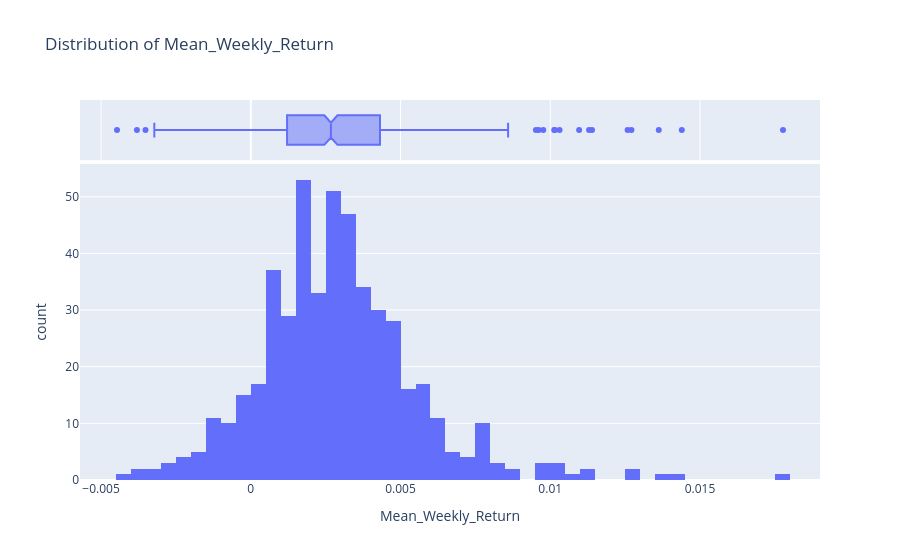
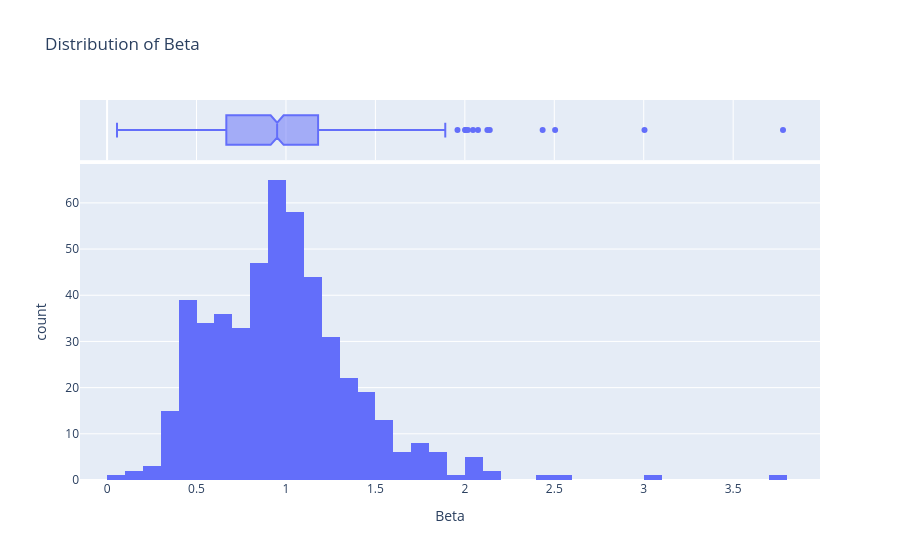
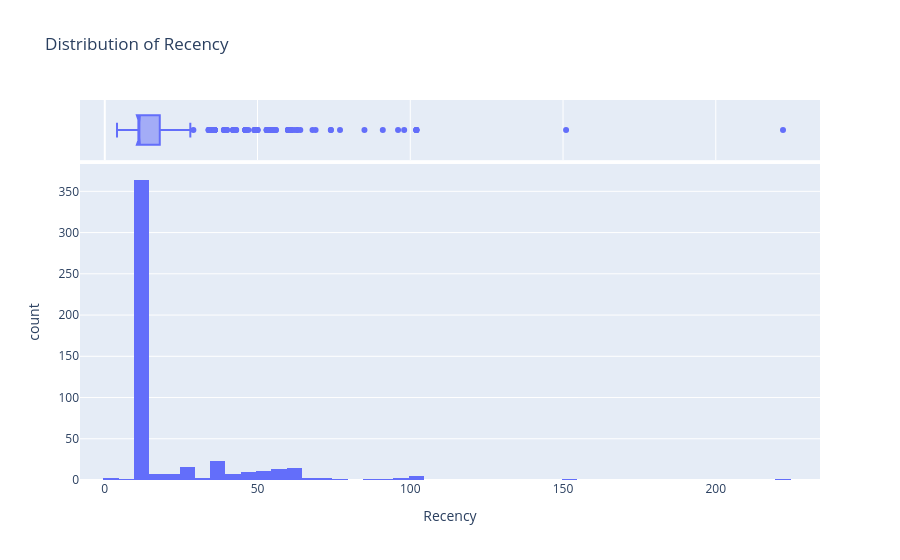
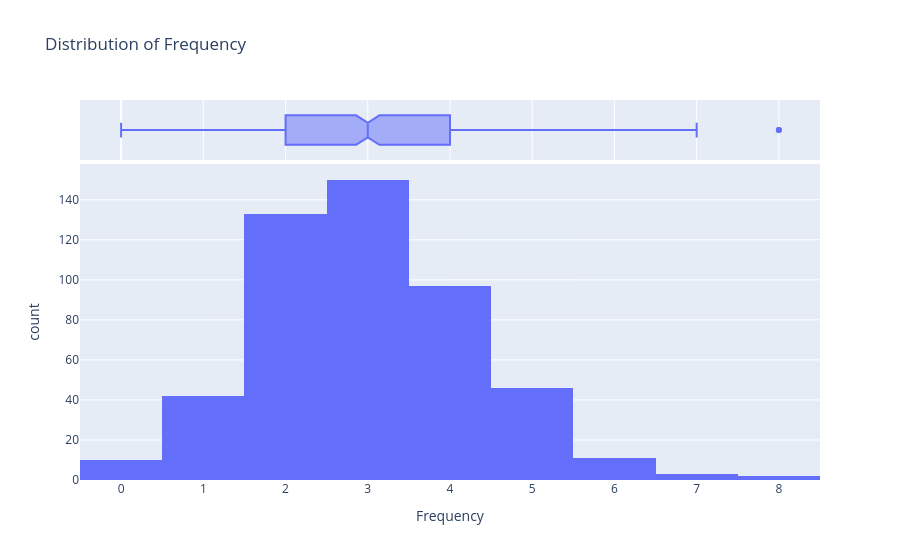

The cell these charts' notebook holds for them, in order:
### Code cell
for col in ["Mean_Weekly_Return", "Beta", "Recency", "Frequency", "Monetary"]:
    fig = px.histogram(full, x=col, marginal="box", title=f"Distribution of {col}")
    fig.write_image(constants.FIGURES_DIR / f"{col}_distribution.png")
    fig.show()

full[["Mean_Weekly_Return", "Beta", "Recency", "Frequency", "Monetary"]].skew().round(2)

### Figure 1 — Plotly figure (JSON) as saved in the notebook; plotly's stock layout.template omitted (floating-point values rounded to 4 significant figures; data arrays with more than 128 entries replaced by an {"elided": "..."} marker saying what was removed)
{"data": [{"bingroup": "x", "hovertemplate": "Mean_Weekly_Return=%{x}<br>count=%{y}<extra></extra>", "legendgroup": "", "marker": {"color": "#636efa", "pattern": {"shape": ""}}, "name": "", "orientation": "v", "showlegend": false, "type": "histogram", "x": {"elided": "494 float values"}, "xaxis": "x", "yaxis": "y"}, {"hovertemplate": "Mean_Weekly_Return=%{x}<extra></extra>", "legendgroup": "", "marker": {"color": "#636efa"}, "name": "", "notched": true, "showlegend": false, "type": "box", "x": {"elided": "494 float values"}, "xaxis": "x2", "yaxis": "y2"}], "layout": {"barmode": "relative", "legend": {"tracegroupgap": 0}, "title": {"text": "Distribution of Mean_Weekly_Return"}, "xaxis": {"anchor": "y", "domain": [0, 1], "title": {"text": "Mean_Weekly_Return"}}, "xaxis2": {"anchor": "y2", "domain": [0, 1], "matches": "x", "showgrid": true, "showticklabels": false}, "yaxis": {"anchor": "x", "domain": [0, 0.8316], "title": {"text": "count"}}, "yaxis2": {"anchor": "x2", "domain": [0.8416, 1], "matches": "y2", "showgrid": false, "showline": false, "showticklabels": false, "ticks": ""}}}

### Figure 2 — Plotly figure (JSON) as saved in the notebook; plotly's stock layout.template omitted (floating-point values rounded to 4 significant figures; data arrays with more than 128 entries replaced by an {"elided": "..."} marker saying what was removed)
{"data": [{"bingroup": "x", "hovertemplate": "Beta=%{x}<br>count=%{y}<extra></extra>", "legendgroup": "", "marker": {"color": "#636efa", "pattern": {"shape": ""}}, "name": "", "orientation": "v", "showlegend": false, "type": "histogram", "x": {"elided": "494 float values"}, "xaxis": "x", "yaxis": "y"}, {"hovertemplate": "Beta=%{x}<extra></extra>", "legendgroup": "", "marker": {"color": "#636efa"}, "name": "", "notched": true, "showlegend": false, "type": "box", "x": {"elided": "494 float values"}, "xaxis": "x2", "yaxis": "y2"}], "layout": {"barmode": "relative", "legend": {"tracegroupgap": 0}, "title": {"text": "Distribution of Beta"}, "xaxis": {"anchor": "y", "domain": [0, 1], "title": {"text": "Beta"}}, "xaxis2": {"anchor": "y2", "domain": [0, 1], "matches": "x", "showgrid": true, "showticklabels": false}, "yaxis": {"anchor": "x", "domain": [0, 0.8316], "title": {"text": "count"}}, "yaxis2": {"anchor": "x2", "domain": [0.8416, 1], "matches": "y2", "showgrid": false, "showline": false, "showticklabels": false, "ticks": ""}}}

### Figure 3 — Plotly figure (JSON) as saved in the notebook; plotly's stock layout.template omitted (floating-point values rounded to 4 significant figures; data arrays with more than 128 entries replaced by an {"elided": "..."} marker saying what was removed)
{"data": [{"bingroup": "x", "hovertemplate": "Recency=%{x}<br>count=%{y}<extra></extra>", "legendgroup": "", "marker": {"color": "#636efa", "pattern": {"shape": ""}}, "name": "", "orientation": "v", "showlegend": false, "type": "histogram", "x": {"elided": "494 int values"}, "xaxis": "x", "yaxis": "y"}, {"hovertemplate": "Recency=%{x}<extra></extra>", "legendgroup": "", "marker": {"color": "#636efa"}, "name": "", "notched": true, "showlegend": false, "type": "box", "x": {"elided": "494 int values"}, "xaxis": "x2", "yaxis": "y2"}], "layout": {"barmode": "relative", "legend": {"tracegroupgap": 0}, "title": {"text": "Distribution of Recency"}, "xaxis": {"anchor": "y", "domain": [0, 1], "title": {"text": "Recency"}}, "xaxis2": {"anchor": "y2", "domain": [0, 1], "matches": "x", "showgrid": true, "showticklabels": false}, "yaxis": {"anchor": "x", "domain": [0, 0.8316], "title": {"text": "count"}}, "yaxis2": {"anchor": "x2", "domain": [0.8416, 1], "matches": "y2", "showgrid": false, "showline": false, "showticklabels": false, "ticks": ""}}}

### Figure 4 — Plotly figure (JSON) as saved in the notebook; plotly's stock layout.template omitted (floating-point values rounded to 4 significant figures; data arrays with more than 128 entries replaced by an {"elided": "..."} marker saying what was removed)
{"data": [{"bingroup": "x", "hovertemplate": "Frequency=%{x}<br>count=%{y}<extra></extra>", "legendgroup": "", "marker": {"color": "#636efa", "pattern": {"shape": ""}}, "name": "", "orientation": "v", "showlegend": false, "type": "histogram", "x": {"elided": "494 int values"}, "xaxis": "x", "yaxis": "y"}, {"hovertemplate": "Frequency=%{x}<extra></extra>", "legendgroup": "", "marker": {"color": "#636efa"}, "name": "", "notched": true, "showlegend": false, "type": "box", "x": {"elided": "494 int values"}, "xaxis": "x2", "yaxis": "y2"}], "layout": {"barmode": "relative", "legend": {"tracegroupgap": 0}, "title": {"text": "Distribution of Frequency"}, "xaxis": {"anchor": "y", "domain": [0, 1], "title": {"text": "Frequency"}}, "xaxis2": {"anchor": "y2", "domain": [0, 1], "matches": "x", "showgrid": true, "showticklabels": false}, "yaxis": {"anchor": "x", "domain": [0, 0.8316], "title": {"text": "count"}}, "yaxis2": {"anchor": "x2", "domain": [0.8416, 1], "matches": "y2", "showgrid": false, "showline": false, "showticklabels": false, "ticks": ""}}}
